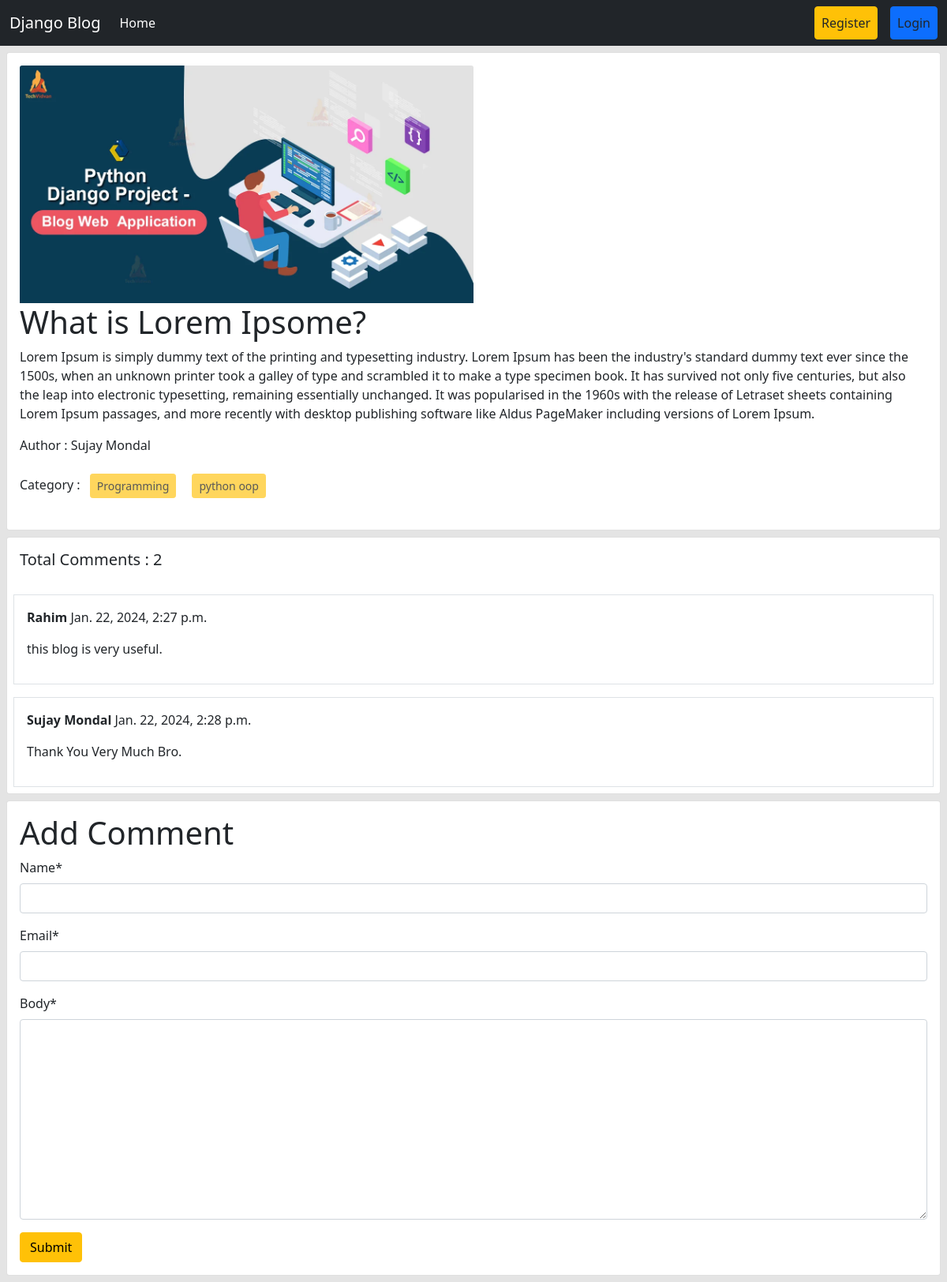
The app's page /post/details/13/ with its own data.
### posts/models.py (models this page shows, shortened)
class Post(models.Model):
    title = models.CharField(max_length=50)
    content = models.TextField()
    category = models.ManyToManyField(Category) # ekta post multiple categorir moddhe thakte pare abar ekta categorir moddhe multiple post thakte pare
    author = models.ForeignKey(User, on_delete=models.CASCADE)
    image = models.ImageField(upload_to='posts/media/uploads/', blank = True, null = True)

class Comment(models.Model):
    post = models.ForeignKey(Post, on_delete=models.CASCADE, related_name='comments')
    name = models.CharField(max_length=50)
    email = models.EmailField()
    body = models.TextField()
    created_on = models.DateTimeField(auto_now_add=True) # jkhn e ei class er object toiri hobe sei time ta rekhe dibe

### categories/models.py (models this page shows, shortened)
class Category(models.Model):
    name = models.CharField(max_length=100)
    slug = models.SlugField(max_length=100,unique=True, null=True, blank=True)

### posts/views.py (the view, shortened to what this page needs)
# urls.py: path('details/<int:id>/', views.DetailPostView.as_view(), name='detail_post'),
class DetailPostView(DetailView):
    model = models.Post
    pk_url_kwarg = 'id'
    template_name = 'post_details.html'
    def get_context_data(self, **kwargs):
        context = super().get_context_data(**kwargs)
        post = self.object # post model er object ekhane store korlam
        comments = post.comments.all()
        comment_form = forms.CommentForm()
        context['comments'] = comments
        context['comment_form'] = comment_form
        return context

### posts/forms.py
class CommentForm(forms.ModelForm):
    class Meta:
        model = Comment
        fields = ['name','email','body']

### posts/templates/post_details.html (shortened to what this page needs)
{% extends 'base.html' %}
{% load crispy_forms_tags %}
{% block content %}
<div class="col-12">
    <div class="card m-2">
        <div class="card-body">
            <img src="{{post.image.url}}" class="card-img-top" alt="..." style="width:50%;">
            <h1 class="card-title">{{post.title}}</h1>
            <p class="card-text">{{post.content}}</p>
            <p>Author : {{post.author.first_name}} {{post.author.last_name}}</p>
            <p>
                Category : {% for cat in post.category.all %}
                <button class="btn btn-warning btn-sm m-2" disabled>
                    {{cat.name}}
                </button>
                {% endfor %}
            </p>
        </div>
    </div>
</div>
<div class="card m-2">
    <h5 class="p-3">Total Comments : {{comments | length}}</h5>
    {% for comment in comments %}
  <div class="card-body border m-2">
        <p><b>{{comment.name}}</b> {{comment.created_on}}</p>
        <p>{{comment.body}}</p>
    </div>
    {% endfor %}
</div>
<div class="card m-2">
    <div class="card-body">
        <form method="post">
            <h1>Add Comment</h1>
            {{comment_form | crispy}}
            <button class="btn btn-warning">Submit</button>
        </form>
    </div>
</div>
{% endblock %}

### records on screen
Post: image (picture), title "What is Lorem Ipsome?", content "Lorem Ipsum is simply dummy text of the printing and typesetting industry. Lorem Ipsum has been the industry's standard dummy text ever since the 1500s, when an unknown printer took a galley of type and scrambled it to make a type specimen book. It has survived not only five centuries, but also the leap into electronic typesetting, remaining essentially unchanged. It was popularised in the 1960s with the release of Letraset sheets containing Lorem Ipsum passages, and more recently with desktop publishing software like Aldus PageMaker including versions of Lorem Ipsum.", author.first_name "Sujay", author.last_name "Mondal"
Category: name "Programming"
Category: name "python oop"
Comment: name "Rahim", created_on "Jan. 22, 2024, 2:27 p.m.", body "this blog is very useful."
Comment: name "Sujay Mondal", created_on "Jan. 22, 2024, 2:28 p.m.", body "Thank You Very Much Bro."

### other values on screen
{{ comments | length }} "2"
